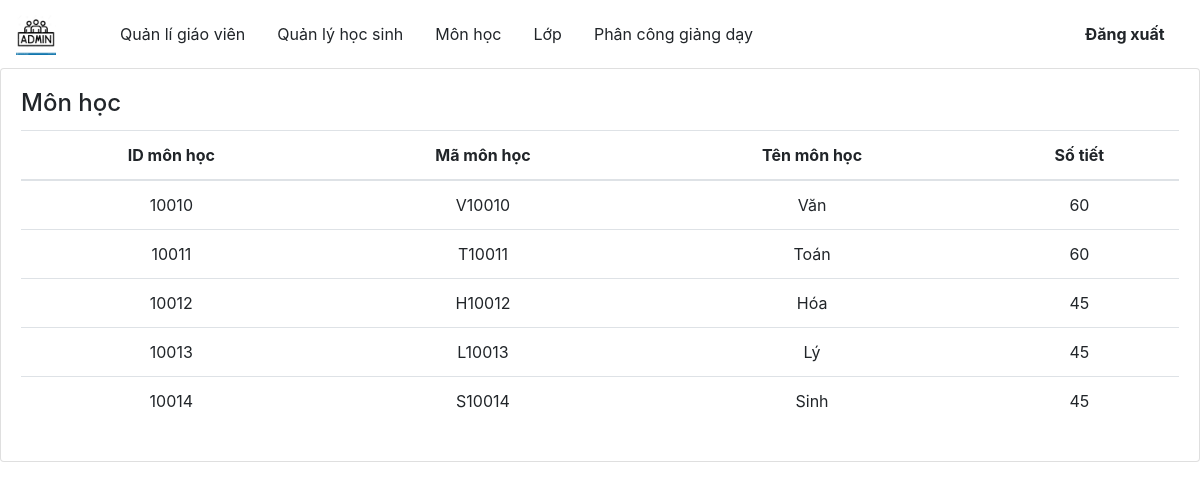
The app's page /admin/Monhoc with its own data.
### tables this page shows
CREATE TABLE `monhoc` (
  `id_monhoc` int(11) NOT NULL,
  `mamh` varchar(11) NOT NULL,
  `tenmh` varchar(30) DEFAULT NULL,
  `sotiet` int(11) DEFAULT NULL
);

### admin/Controllers/Monhoc.php (called while the page is built, shortened)
<?php
        require_once'./Models/Monhoc.php';
        class Monhoc{
            function index(){
                $monhoc =  new MonhocModel();
                $r = $monhoc->getMonhoc();
                require_once'./Views/Monhoc.php';
             }
        }
?>

### admin/index.php (called while the page is built, shortened)
<?php
    $app =new App();
?>

### admin/Models/Connect.php (called while the page is built)
<?php
    class Connect{
        var $db=null;
        public function __construct(){
            $dsn='mysql:host=localhost;dbname=hocba';
            $user='root';
            $pass= "";
            try {
                $this->db=new PDO($dsn,$user,$pass,array(PDO::MYSQL_ATTR_INIT_COMMAND=>"SET NAMES utf8"));
            } catch (PDOException $e) {
                echo $e->getMessage();
                exit();
            }
        }
        function exutedQuery($sql){
            try{
                $results=$this->db->prepare($sql);
                return $results;
            }
            catch (PDOException $e) {
                echo $e->getMessage();
                 echo "Ko thành công";
                exit();
            }
        }
    }
?>

### admin/Models/Monhoc.php (called while the page is built, shortened)
<?php
    require_once'Connect.php';
    class MonhocModel{
        function getMonhoc(){
            $db= new Connect();
            $sql = 'select * from monhoc';
            $results= $db->exutedQuery($sql);
            $results->execute();
            return $results;
        }
    }
?>

### admin/Views/Monhoc.php (the view)
<!DOCTYPE html>
<html lang="en">
    <?php include_once'link.php'; ?>
<body>
<div class="container-scroller">
            <?php  include'menu.php'; ?>
            <div class="main-panel">
                <div class="row ">
                     <div class="col-lg-12 grid-margin stretch-card">
                        <div class="card">
                            <div class="card-body">
                            <h4 class="card-title">Môn học</h4>
                            <table class="table">
                            <thead>
                                    <tr class="text-center">
                                        <th  style="font-weight: bold;"> ID môn học </th>
                                        <th  style="font-weight: bold;"> Mã môn học </th>
                                        <th style="font-weight: bold;"> Tên môn học</th>
                                        <th  style="font-weight: bold;"> Số tiết </th>
                                    </tr>
                            </thead>
                            <tbody>
                                <?php
                                while($row = $r->fetch()):
                                ?>
                                 <tr class="text-center">
                                     <td> <?php echo $row['id_monhoc'] ;?> </td>
                                        <td> <?php echo $row['mamh'] ;?> </td>
                                        <td>  <?php echo $row['tenmh'] ;?> </td>
                                        <td> <?php echo $row['sotiet'] ;?></td>
                                    </tr>
                                    <?php
                                    endwhile;
                                    ?>
                            </tbody>
                            </table>
                            </div>
                        </div>
                     </div>
                </div>
            </div>
        </div>
</body>
</html>

### records on screen
monhoc: id_monhoc "10010", mamh "V10010", tenmh "Văn", sotiet "60"
monhoc: id_monhoc "10011", mamh "T10011", tenmh "Toán", sotiet "60"
monhoc: id_monhoc "10012", mamh "H10012", tenmh "Hóa", sotiet "45"
monhoc: id_monhoc "10013", mamh "L10013", tenmh "Lý", sotiet "45"
monhoc: id_monhoc "10014", mamh "S10014", tenmh "Sinh", sotiet "45"
